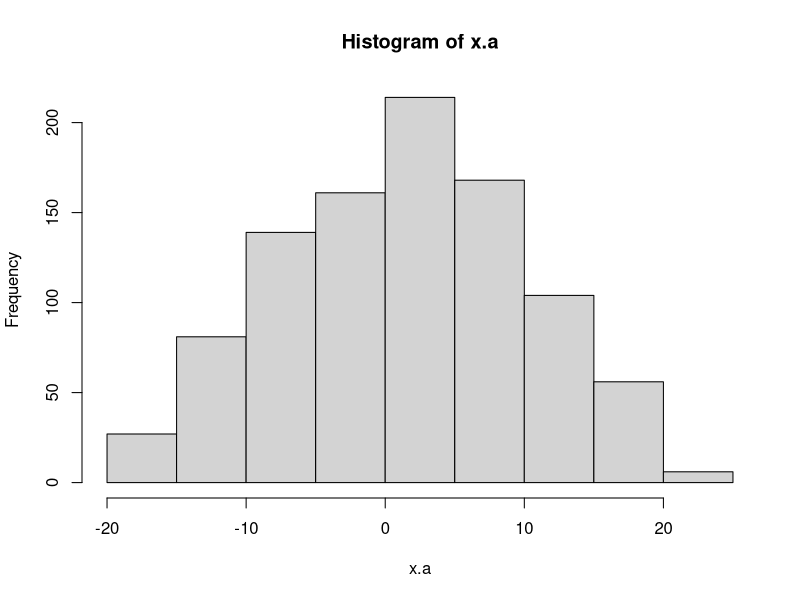
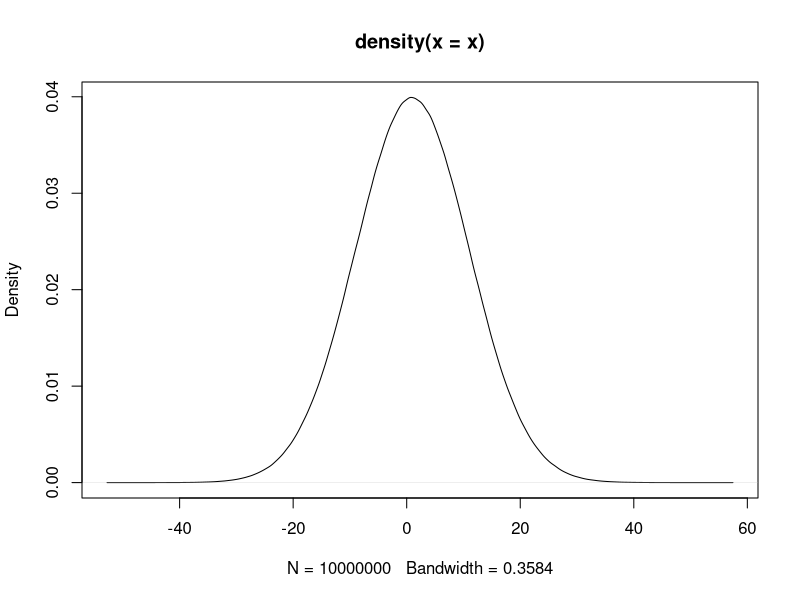

Write the R code that produced these figures, in order.
## ---- chunk 1
knitr::opts_chunk$set(echo = TRUE)
## ---- chunk 2
x.a <- rnorm(1000, 1, 10)

# 1.1 Filter OUT extreme values out of two standard deviations
upper<-mean(x.a)+2*sd(x.a)
lower<-mean(x.a)-2*sd(x.a)
x.a<-x.a[(x.a>lower) & (x.a<upper)]

# 1.2 Plotting the distribution of the remaining vector x.a
hist(x.a)

# 1.3 Calculate the 25% 50% and 75% quantile of vector x.a. (You may google "quantile r)
quantile(x.a,c(0.25,0.5,0.75))

# 1.4 Get the sequence between 25% to 75% of x.a
x.a[(x.a>quantile(x.a,0.25)) & (x.a>quantile(x.a,0.75))]

## ---- chunk 3
x.b <- c("a", "b", "c", "d", "e", "f", "g", "h", "i", "j", "k")

# 2.1 Get only elements at odd positions
x.b [seq(length(x.b)) %% 2 == 1]
# 2.2 Truncate the first 2 elements and the last 2 elements
x.b[2:(length(x.b)-2)]
## ---- chunk 4
population <- c(158228, 126687, 228075, 204903, 308383)
town <- c("中正", "大同", "中山", "松山", "大安")

# 3.1 Sort the population, 
# the reuslt should be [1] 126687 158228 204903 228075 308383
sort(population)

# 3.2 Sort populations in decreasing order 
# (Google it or check help)
# Result: [1] 308383 228075 204903 158228 126687
sort(population,decreasing = TRUE)
# 3.3 Sort town names according to population in decreasing order
# Result: [1] "大安" "中山" "松山" "中正" "大同"
town[order(population,decreasing = TRUE)]

## ---- chunk 5
# 4.1 Print current time
# e.g., "2019-09-02 21:31:36 CST"
Sys.time()

# 4.2 Check the data type of current time
class(Sys.time())

# 4.3 Print today
# e.g., [1] "2019-09-02"
Sys.Date()

# 4.4 Check the data type of date
class(Sys.Date())

# 4.5 Write example to compare following functions: print(), cat(), and message() 
print("r is good.")
cat("r is good.")
message("r is good.") 
## ---- chunk 6
# 5.1 Using google to find out how to measure the runing time of the following code
start.time <- Sys.time()
x <- rnorm(10000000, 1, 10) 
plot(density(x))
end.time <- Sys.time()
time.taken <- end.time - start.time
print(time.taken)
## ---- chunk 7
a <- c(5, 5, 5, 5, 4, 4, 4, 3, 3, 1, 1, 1, 2, 2, 2)
b <- c(3, 3, 3, 4, 4, 4, 2, 2, 2, 4, 4, 1, 4, 1, 1)
df2 <- data.frame(a, b)

# sort df2 in orders of decreasing b then increasing a
df2 <- df2[order(df2$a, -df2$b),]

## ---- chunk 8
country <- c("CN", "US", "JP", "HK", "KR", "SG", "DE", "MY", "VN", "PH", "TH", "AU", "NL", "SA", "ID", "GB", "IN", "FR", "IT", "AE")

import <- c(26.142, 12.008, 7.032, 13.646, 4.589, 5.768, 2.131, 2.802, 3.428, 3.019, 1.976, 1.118, 1.624, 0.449, 0.983, 1.302, 1.027, 0.553, 0.670, 0.455)

export <- c(22.987, 12.204, 11.837, 7.739, 5.381, 4.610, 2.866, 2.784, 2.414, 2.092, 1.839, 1.788, 1.665, 1.409, 1.391, 1.075, 0.974, 0.899, 0.800, 0.728)

df <- data.frame(country, import, export)

df$ratio<-export/import
df<-df[order(df$ratio,decreasing = TRUE),]
df
